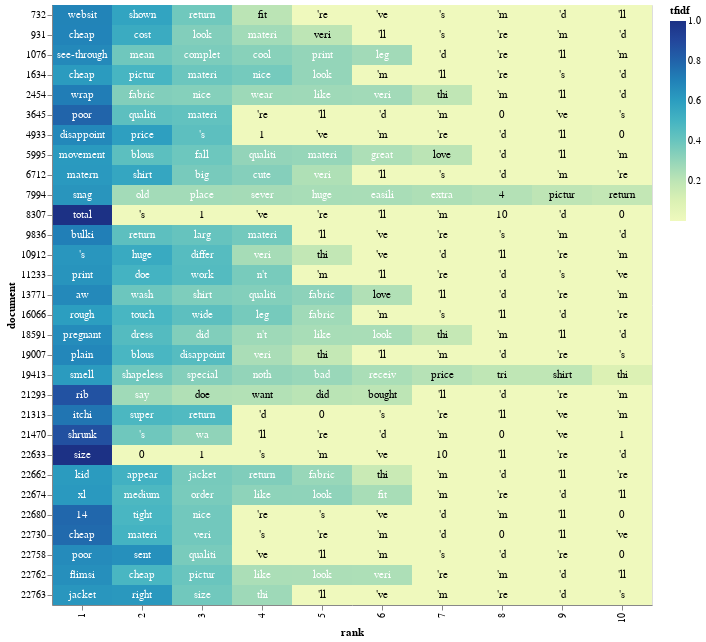

Here is the notebook cell this chart was saved with:
### Markdown cell above
Computed TF-IDF, I select the worst and the best reviews and, for the first 30 reviews, I show their words, and their TF-IDF

### Code cell
df1 = df_idf.loc[df.Cons_rating==1]
df1=df1.loc[df1.max(axis=1)>=0.6]
df11=df1.iloc[0:30,:]

tfidf_df1 = df11.stack().reset_index()
tfidf_df1 = tfidf_df1.rename(columns={0:'tfidf', 'level_0': 'document','level_1': 'term', 'level_2': 'term'})
top_tfidf1 = tfidf_df1.sort_values(by=['document','tfidf'], ascending=[True,False]).groupby(['document']).head(10)

# adding a little randomness to break ties in term ranking
top_tfidf_plusRand = top_tfidf1.copy()
top_tfidf_plusRand['tfidf'] = top_tfidf_plusRand['tfidf'] + np.random.rand(top_tfidf1.shape[0])*0.000001

# base for all visualizations, with rank calculation
base = alt.Chart(top_tfidf_plusRand).encode(
    x = 'rank:O',
    y = 'document:N'
).transform_window(
    rank = "rank()",
    sort = [alt.SortField("tfidf", order="descending")],
    groupby = ["document"],
)

# heatmap specification
heatmap = base.mark_rect().encode(
    color = 'tfidf:Q'
)


# text labels, white for darker heatmap colors
text = base.mark_text(baseline='middle').encode(
    text = 'term:N',
    color = alt.condition(alt.datum.tfidf >= 0.23, alt.value('white'), alt.value('black'))
)

# display the three superimposed visualizations
(heatmap + text).properties(width = 600)

### Figure 1 — Vega-Lite specification as saved in the notebook (floating-point values rounded to 4 significant figures; data arrays with more than 128 entries replaced by an {"elided": "..."} marker saying what was removed)
{"config": {"view": {"continuousWidth": 300, "continuousHeight": 300}}, "layer": [{"mark": {"type": "rect"}, "encoding": {"color": {"field": "tfidf", "type": "quantitative"}, "x": {"field": "rank", "type": "ordinal"}, "y": {"field": "document", "type": "nominal"}}, "transform": [{"window": [{"op": "rank", "field": "", "as": "rank"}], "groupby": ["document"], "sort": [{"field": "tfidf", "order": "descending"}]}]}, {"mark": {"type": "text", "baseline": "middle"}, "encoding": {"color": {"condition": {"test": "(datum.tfidf >= 0.23)", "value": "white"}, "value": "black"}, "text": {"field": "term", "type": "nominal"}, "x": {"field": "rank", "type": "ordinal"}, "y": {"field": "document", "type": "nominal"}}, "transform": [{"window": [{"op": "rank", "field": "", "as": "rank"}], "groupby": ["document"], "sort": [{"field": "tfidf", "order": "descending"}]}]}], "data": {"name": "data-50dcffeb8f379d2ecbe3e43d6e86b1e2"}, "width": 600, "$schema": "https://vega.github.io/schema/vega-lite/v5.14.1.json", "datasets": {"data-50dcffeb8f379d2ecbe3e43d6e86b1e2": {"elided": "300 records"}}}
